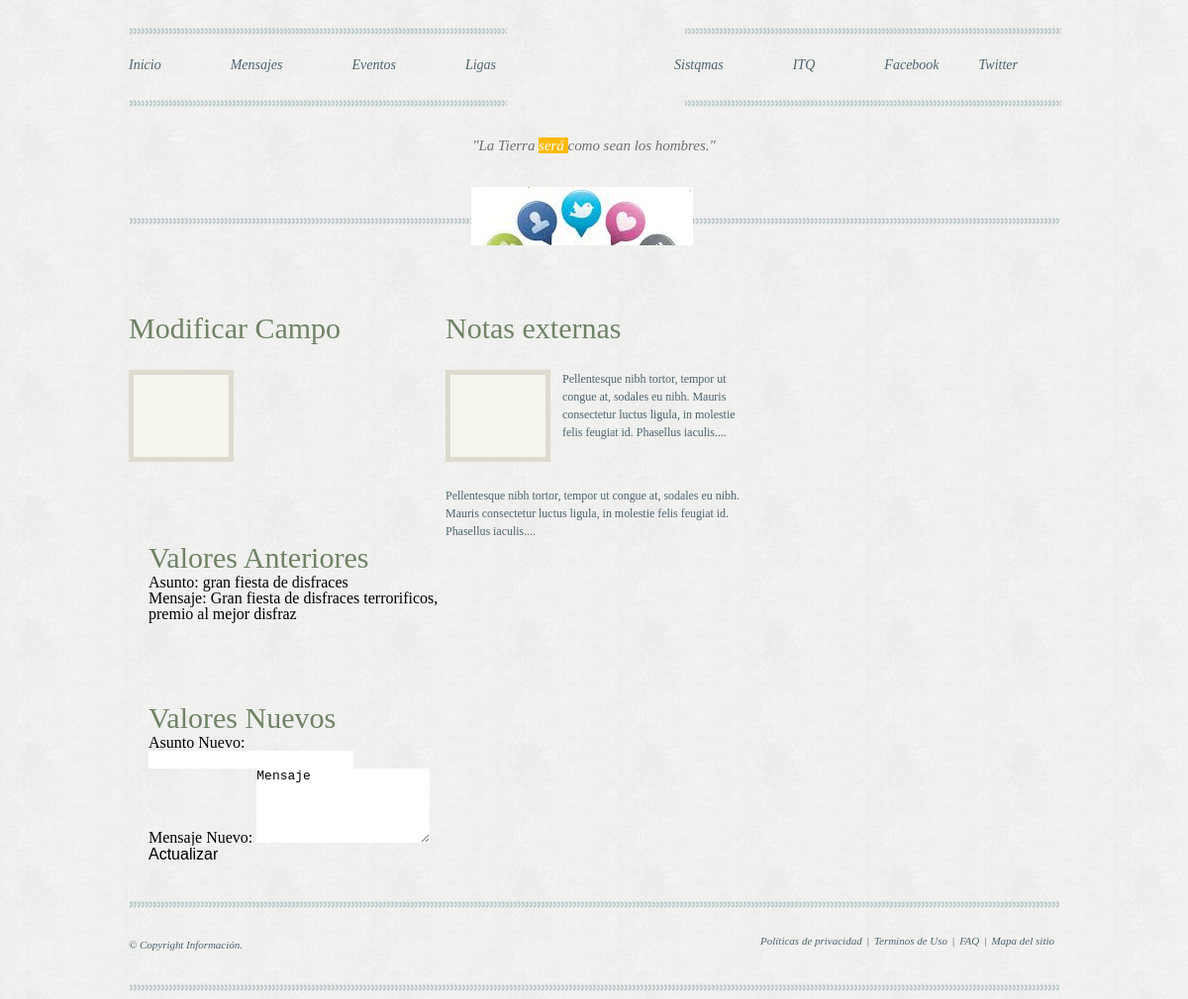
The app's page /php/modificar_mensaje.php?id_msg=1&id_usuario=1&origen=admin_mensajes (signed in) with its own data.
### tables this page shows
CREATE TABLE IF NOT EXISTS `mensajes` (
  `id_mensaje` int(11) NOT NULL AUTO_INCREMENT,
  `id_padre` int(11) DEFAULT '0',
  `id_categoria` int(11) NOT NULL,
  `id_usuario` int(11) NOT NULL,
  `asunto` varchar(75) NOT NULL,
  `descripcion` text NOT NULL,
  `fecha_publicacion` date NOT NULL,
  `archivo` varchar(50) NOT NULL,
  `id_status_msg` int(11) NOT NULL,
  PRIMARY KEY (`id_mensaje`)
);

### php/modificar_mensaje.php (the view, shortened to what this page needs)
<?php
    require "funciones.php";
	$con=conectar();
?>
<!DOCTYPE html PUBLIC "-//W3C//DTD XHTML 1.0 Transitional//EN" "http://www.w3.org/TR/xhtml1/DTD/xhtml1-transitional.dtd">
<html xmlns="http://www.w3.org/1999/xhtml">
<head>
	<link href="../estilos/otro.css" rel="stylesheet" type="text/css" />
</head>
<body>
	<div class="centerAlign">
		<ul id="menu">
			<li><a href="../index.php">Inicio</a></li>
			<li><a href="vermensajes.php">Mensajes</a></li>
			<li><a href="#">Eventos</a></li>
			<li><a href="#">Ligas</a></li>
			<li class="ml"><a href="http://www.Sisteqmas.html">Sistqmas</a></li>
			<li><a href="http://www.itq.edu.mx">ITQ</a></li>
			<li><a href="http://www.facebook.com/mensajes.itq">Facebook</a></li>
			<li><a href="http://www.titter.com/mensajes.itq">Twitter</a></li>
		</ul>
		<p class="t1">"La Tierra <span>será </span> como sean los hombres."</p>
		<a href="#" class="dl"></a>
		<div class="smallWrap first">
			<h2>Modificar Campo</h2>
			<p><img src="images/blankPic.png" alt="" />
			<?php
				if(validar_privilegios()){
					if(!isset($_POST['modificar'])){
						if( $_GET['id_usuario']==$_SESSION['id_usuario'] or $_SESSION['id_usuario']==1){
							$select = update_mensaje($con,$_GET['id_msg']);
							while($muestra = mysqli_fetch_array($select)){
								echo "<div class=smallWrap>
									<h2>Valores Anteriores</h2>
										<br>Asunto: ".$muestra['asunto']."
										<br>Mensaje: ".$muestra['descripcion']."
									</div>";
								echo "<div class=smallWrap>
									<h2>Valores Nuevos</h2>";
								echo "<form name='formulario_modificar' action='modificar_mensaje.php' method='post'>
										<input type='hidden' name='id_mensaje' value='".$_GET['id_msg']."'><br>
										<input type='hidden' name='id_user' value='".$_GET['id_usuario']."'><br>
										<input type='hidden' name='origen' value='".$_GET['origen']."'><br>
										Asunto Nuevo: <input name='asunto' type='text'><br>
										Mensaje Nuevo: <textarea name='descripcion' col='50' rows='5'>Mensaje
														</textarea><br>
										<input type='submit' name='modificar' value='Actualizar'>
									</form>";
								echo "</div>";
							}
						}
						else{
							echo "<h1>Necesita Provilegios para modiicar este contenido</h1>";
						}
					}
				}
				else{
					echo "<h2>No Cuenta con los privilegios suficientes</h2>";
				}
			?>
		</div>
		<div class="smallWrap">
			<h2>Notas externas</h2>
			<p><img src="images/blankPic.png" alt="" />Pellentesque nibh tortor, tempor ut congue at, sodales eu nibh. Mauris consectetur luctus ligula, in molestie felis feugiat id. Phasellus iaculis....</p>
			<p>Pellentesque nibh tortor, tempor ut congue at, sodales eu nibh. Mauris consectetur luctus ligula, in molestie felis feugiat id. Phasellus iaculis....</p>
		</div>
		<hr />
		<p class="copy">© Copyright Información.<br /></p>
		<ul class="foot">
			<li><a href="#">Políticas de privacidad</a> |</li>
			<li><a href="#">Terminos de Uso </a>|</li>
			<li><a href="#">FAQ</a>|</li>
			<li><a href="#">Mapa del sitio</a></li>
		</ul>
		<hr />
	</div>
</body>
</html>

### estilos/otro.css (style rules this page uses)
html, body, div, span, applet, object, iframe, h1, h2, h3, h4, h5, h6, p, four_equalsquote, pre, a, abbr, acronym, address, big, cite, code, del, dfn, em, font, img, ins, kbd, q, s, samp, small, strike, sub, sup, tt, var, b, u, i, center, dl, tr, th, td, dt, dd, ol, ul, li, fieldset, form, label, legend, table, caption, tbody, tfoot, thead, input, textarea { margin:0; padding:0; border:0; outline:0; font-size:100%; font-weight:normal; vertical-align:baseline; }
body { line-height:1 }
ol, ul { list-style:none }
a { text-decoration:none }
body { background:url(../images/bodyBg.png) }
.centerAlign { width:940px; margin:0 auto; position:relative }
#menu { width:942px; height:81px; float:left; margin-top:27px; background:url(../images/menuBg.png) no-repeat }
#menu li { width:auto; float:left; margin:30px 0 0 70px }
#menu li:first-child { margin-left:0 }
#menu li.ml { margin-left:180px }
#menu li a { font-family:Georgia, "Times New Roman", Times, serif; font-size:14px; color:#4d656f; line-height:18px; font-style:italic }
#menu li + li + li + li + li + li + li + li { margin-left:40px }
.t1 { width:100%; float:left; margin-top:30px; font-family:Georgia, "Times New Roman", Times, serif; font-size:15px; color:#707070; line-height:19px; font-style:italic; text-align:center }
.t1 span { color:#FFF; background:#ffba00 }
h2,h4,h3 { width:100%; float:left; margin-top:80px; font-family:Georgia, "Times New Roman", Times, serif; font-size:30px; color:#6f8366; line-height:34px }
p { width:100%; float:left; margin-top:25px; font-family:Georgia, "Times New Roman", Times, serif; font-size:12px; color:#4d656f; line-height:18px; letter-spacing:-0.03px }
p img { width:auto; float:left; margin:0 12px 0 0 }
hr { width:100%; height:8px; float:left; margin-top:37px; border:0; background:url(../images/horzLine.png) no-repeat }
a.dl { width:247px; height:59px; float:left; margin:32px 0 -66px 346px; position:relative; z-index:1; background:url(../images/redecsoc.jpg) no-repeat }
.smallWrap { width:300px; float:left; margin-left:20px }
.smallWrap.first { margin-left:0 }
p.copy { width:auto; font-style:italic; font-size:11px; margin:20px 0 -10px 0; }
ul.foot { width:auto; float:right; margin-top:20px; }
ul.foot li { width:auto; float:left; font-family:Georgia, "Times New Roman", Times, serif; font-size:11px; color:#4d656f }
ul.foot li a { width:auto; float:left; margin:0 5px; color:#4d656f; font-style:italic }

### records on screen
mensajes: asunto "gran fiesta de disfraces", descripcion "Gran fiesta de disfraces terrorificos, premio al mejor disfraz"
